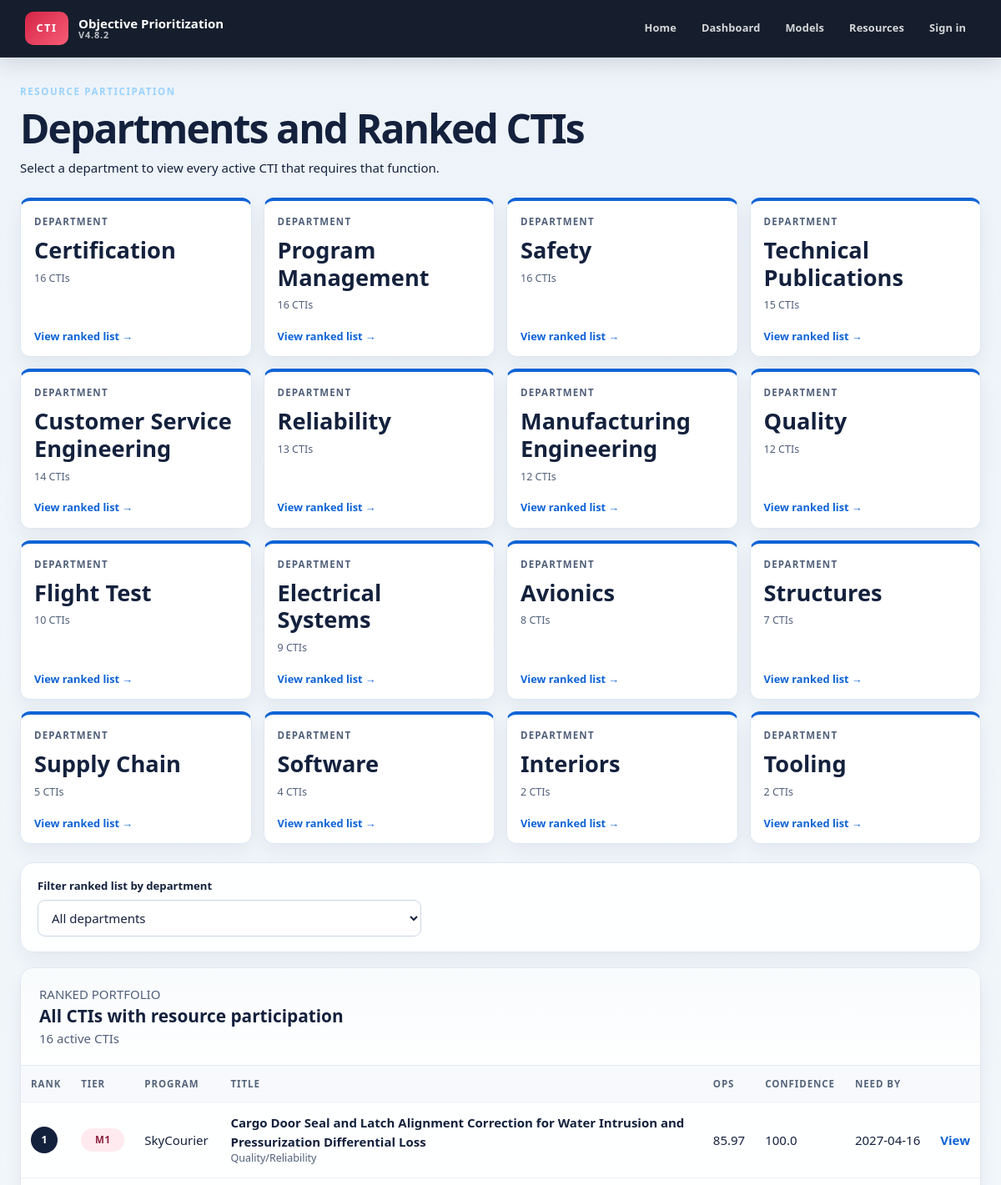
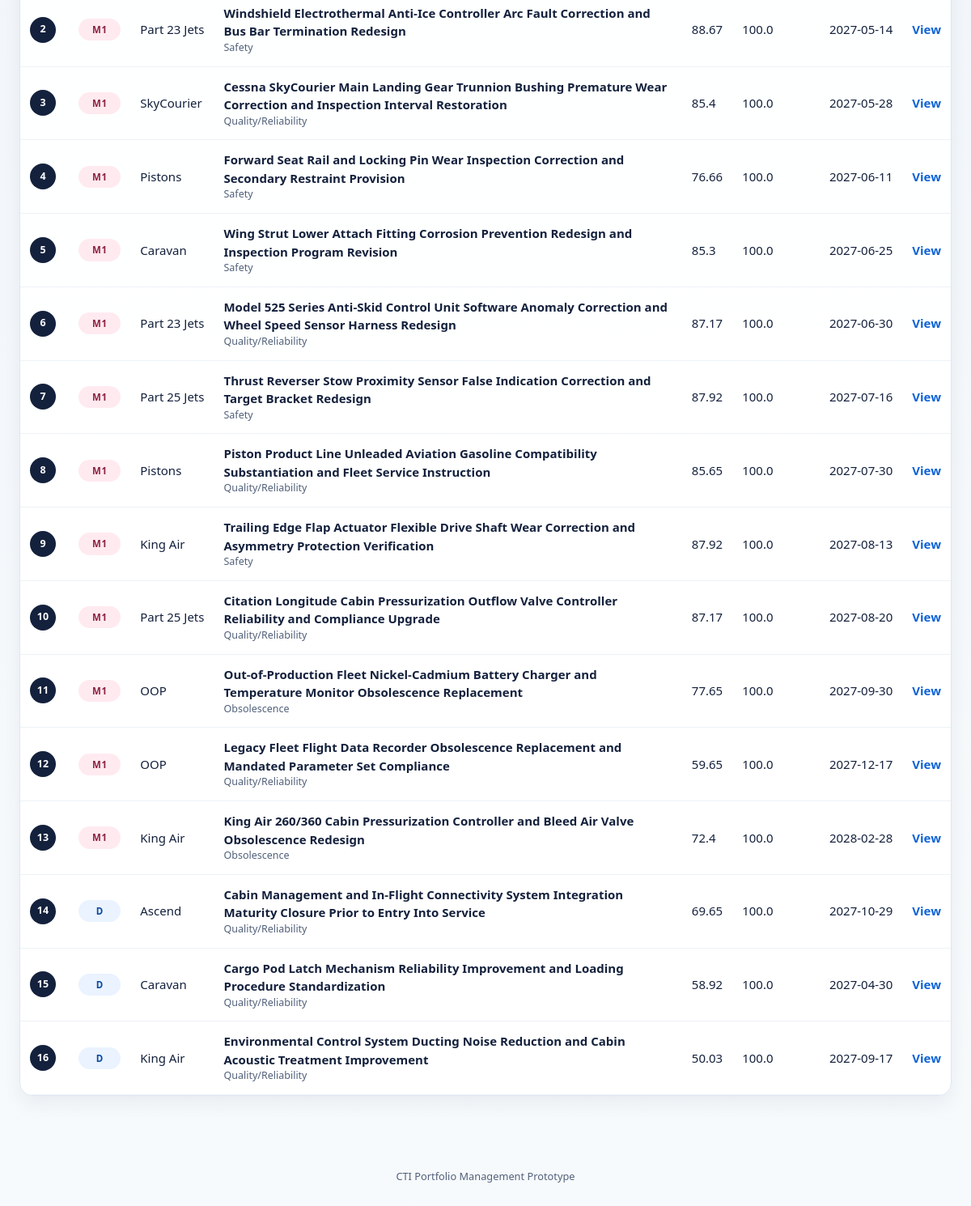
Page /resources on the committed database (2 pictures, top to bottom).
### tables this page shows
CREATE TABLE cti_projects (
    id INTEGER PRIMARY KEY AUTOINCREMENT,
    external_id TEXT,
    title TEXT NOT NULL,
    program TEXT,
    driver TEXT,
    phase TEXT,
    qualification TEXT NOT NULL DEFAULT 'D',
    status TEXT NOT NULL DEFAULT 'Active',
    ops REAL,
    confidence REAL,
    urgency REAL,
    operational REAL,
    customer_fleet REAL,
    financial REAL,
    breadth REAL,
    readiness REAL,
    need_by TEXT,
    target_date TEXT,
    engineering_hours REAL,
    five_year_npv REAL,
    functions_involved REAL,
    aog_events REAL,
    prevented_deliveries REAL,
    delivery_delays REAL,
    line_interruptions REAL,
    repeat_rework REAL,
    affected_fleet_pct REAL,
    evidence_count INTEGER NOT NULL DEFAULT 0,
    milestone_count INTEGER NOT NULL DEFAULT 0,
    problem_statement TEXT,
    business_case TEXT,
    source_file TEXT,
    source_type TEXT,
    template_version TEXT,
    warnings_json TEXT NOT NULL DEFAULT '[]',
    raw_data_json TEXT NOT NULL DEFAULT '{}',
    scoring_json TEXT NOT NULL DEFAULT '{}',
    confidence_json TEXT NOT NULL DEFAULT '{}',
    archived INTEGER NOT NULL DEFAULT 0,
    created_utc TEXT NOT NULL DEFAULT CURRENT_TIMESTAMP,
    modified_utc TEXT NOT NULL DEFAULT CURRENT_TIMESTAMP
, lifecycle_phase TEXT NOT NULL DEFAULT 'Phase 1', extraction_json TEXT NOT NULL DEFAULT '{}', scope_change TEXT, scoring_model_version TEXT, scored_utc TEXT);

### phase2/routes.py (the view)
@phase2_bp.get("/resources")
def resources():
    selected_department = request.args.get("department", "").strip()
    return render_template(
        "phase2/resources.html",
        **resources_view(selected_department),
    )

### phase2/database.py (called while the page is built)
def database_path(app=None):
    app = app or current_app
    configured = app.config.get('CTI_DATABASE')
    path = Path(configured) if configured else Path(app.instance_path) / 'cti.db'
    path.parent.mkdir(parents=True, exist_ok=True)
    return path

def connect(app=None):
    conn = sqlite3.connect(database_path(app))
    conn.row_factory = sqlite3.Row
    conn.execute('PRAGMA foreign_keys = ON')
    conn.execute('PRAGMA journal_mode = WAL')
    return conn

@contextmanager
def connection(app=None):
    conn = connect(app)
    try:
        yield conn
        conn.commit()
    except Exception:
        conn.rollback()
        raise
    finally:
        conn.close()

def fetch_projects_with_departments():
    with connection() as conn:
        rows = conn.execute(
            """
            SELECT DISTINCT p.*
            FROM cti_projects p
            JOIN cti_departments d ON d.project_id = p.id
            WHERE p.archived = 0
            ORDER BY p.created_utc DESC, p.id DESC
            """
        ).fetchall()
        return [dict(row) for row in rows]

def fetch_departments():
    with connection() as conn:
        rows = conn.execute(
            """
            SELECT
                d.department,
                COUNT(DISTINCT d.project_id) AS ctis
            FROM cti_departments d
            JOIN cti_projects p
              ON p.id = d.project_id
            WHERE p.archived = 0
            GROUP BY d.department
            ORDER BY ctis DESC, d.department ASC
            """
        ).fetchall()
        return [dict(row) for row in rows]

### phase2/portfolio.py (called while the page is built)
def resources_view(selected_department=""):
    departments = fetch_departments()
    source_projects = (
        projects_by_department(selected_department)
        if selected_department
        else fetch_projects_with_departments()
    )
    return {
        "departments": departments,
        "selected_department": selected_department,
        "projects": ranked_projects(source_projects),
    }

### phase2/ranking.py (called while the page is built)
def _date_key(value):
    return value or '9999-12-31'

def _score(value):
    return float(value) if value is not None else -1.0

### phase2/templates/phase2/resources.html (shortened to what this page needs)
{% extends "base.html" %}
{% block content %}
<section class="page-heading">
    <div>
        <p class="eyebrow">RESOURCE PARTICIPATION</p>
        <h1>Departments and Ranked CTIs</h1>
        <p>Select a department to view every active CTI that requires that function.</p>
    </div>
</section>
<section class="program-card-grid" aria-label="Departments">
    {% for department in departments %}
    <a
        class="program-card{% if selected_department == department.department %} is-active{% endif %}"
        href="{{ url_for('phase2.resources', department=department.department) }}"
    >
        <span class="program-card-label">Department</span>
        <strong>{{ department.department }}</strong>
        <small>{{ department.ctis }} CTI{% if department.ctis != 1 %}s{% endif %}</small>
        <span class="program-card-action">View ranked list →</span>
    </a>
    {% else %}
    <article class="panel program-empty-state">
        <h2>No resource participation stored yet</h2>
        <p>Create or review a CTI and select its participating departments.</p>
    </article>
    {% endfor %}
</section>
{% if departments %}
<section class="panel portfolio-filter-panel">
    <form method="get" action="{{ url_for('phase2.resources') }}" class="portfolio-filter-form">
        <label class="field">
            <span>Filter ranked list by department</span>
            <select name="department" onchange="this.form.submit()">
                <option value="">All departments</option>
            </select>
        </label>
    </form>
</section>
{% endif %}
<section class="panel table-panel">
    <div class="table-toolbar">
        <div>
            <p class="eyebrow">RANKED PORTFOLIO</p>
            <h2>
                {% if selected_department %}
                    CTIs involving {{ selected_department }}
                {% else %}
                    All CTIs with resource participation
                {% endif %}
            </h2>
            <p>{{ projects|length }} active CTI{% if projects|length != 1 %}s{% endif %}</p>
        </div>
    </div>
    <div class="table-wrap">
        <table class="portfolio-table">
            <thead>
                <tr>
                    <th>Rank</th>
                    <th>Tier</th>
                    <th>Program</th>
                    <th>Title</th>
                    <th>OPS</th>
                    <th>Confidence</th>
                    <th>Need By</th>
                    <th></th>
                </tr>
            </thead>
            <tbody>
                {% for project in projects %}
                <tr>
                    <td><span class="rank-badge">{{ loop.index }}</span></td>
                    <td>
                        <span class="tier tier-{{ project.qualification|default('d', true)|lower|replace(' ', '-') }}">
                            {{ project.qualification|default('D', true) }}
                        </span>
                    </td>
                    <td>{{ project.program|default('Unassigned', true) }}</td>
                    <td>
                        <strong>{{ project.title|default('Untitled CTI', true) }}</strong>
                        <small>{{ project.driver|default('', true) }}</small>
                    </td>
                    <td>{{ project.ops if project.ops is not none else '—' }}</td>
                    <td>{{ project.confidence if project.confidence is not none else '—' }}</td>
                    <td>{{ project.need_by|default('Missing', true) }}</td>
                    <td>
                        <a class="table-link" href="{{ url_for('phase2.project', project_id=project.id) }}">View</a>
                    </td>
                </tr>
                {% endfor %}
            </tbody>
        </table>
    </div>
</section>
{% endblock %}

### templates/base.html (shortened to what this page needs)
<!doctype html>
<html lang="en">
<head>
  <link rel="stylesheet" href="{{ url_for('static', filename='style.css') }}">
</head>
<body>
  <header class="topbar">
    <a class="brand" href="{{ url_for('main.home') }}" aria-label="CTI home">
      <span class="brand-mark">CTI</span>
      <span class="brand-copy">
        Objective Prioritization
        <small>V4.8.2</small>
      </span>
    </a>
    <nav class="main-nav" aria-label="Main navigation">
      <a href="{{ url_for('main.home') }}">Home</a>
      <a href="{{ url_for('phase2.dashboard') }}">Dashboard</a>
      <a href="{{ url_for('phase2.models') }}">Models</a>
      <a href="{{ url_for('phase2.resources') }}">Resources</a>
      {% if current_user.is_authenticated %}
        <span class="nav-user">{{ current_user.display_name }} ({{ current_user.role|replace('_', ' ') }})</span>
        <form method="post" action="{{ url_for('auth.logout') }}" class="nav-logout"><button type="submit">Sign out</button></form>
      {% else %}
        <a href="{{ url_for('auth.login') }}">Sign in</a>
      {% endif %}
    </nav>
  </header>
  <main class="page-shell">
    {% block content %}{% endblock %}
  </main>
  <footer class="footer">CTI Portfolio Management Prototype</footer>
</body>
</html>

### rows in the picture
cti_projects: qualification "M1", program "SkyCourier", title "Cargo Door Seal and Latch Alignment Correction for Water Intrusion and Pressurization Differential Loss", driver "Quality/Reliability", ops "85.97", confidence "100.0", need_by "2027-04-16"
cti_projects: qualification "M1", program "Part 23 Jets", title "Windshield Electrothermal Anti-Ice Controller Arc Fault Correction and Bus Bar Termination Redesign", driver "Safety", ops "88.67", confidence "100.0", need_by "2027-05-14"
cti_projects: qualification "M1", program "SkyCourier", title "Cessna SkyCourier Main Landing Gear Trunnion Bushing Premature Wear Correction and Inspection Interval Restoration", driver "Quality/Reliability", ops "85.4", confidence "100.0", need_by "2027-05-28"
cti_projects: qualification "M1", program "Pistons", title "Forward Seat Rail and Locking Pin Wear Inspection Correction and Secondary Restraint Provision", driver "Safety", ops "76.66", confidence "100.0", need_by "2027-06-11"
cti_projects: qualification "M1", program "Caravan", title "Wing Strut Lower Attach Fitting Corrosion Prevention Redesign and Inspection Program Revision", driver "Safety", ops "85.3", confidence "100.0", need_by "2027-06-25"
cti_projects: qualification "M1", program "Part 23 Jets", title "Model 525 Series Anti-Skid Control Unit Software Anomaly Correction and Wheel Speed Sensor Harness Redesign", driver "Quality/Reliability", ops "87.17", confidence "100.0", need_by "2027-06-30"
cti_projects: qualification "M1", program "Part 25 Jets", title "Thrust Reverser Stow Proximity Sensor False Indication Correction and Target Bracket Redesign", driver "Safety", ops "87.92", confidence "100.0", need_by "2027-07-16"
cti_projects: qualification "M1", program "Pistons", title "Piston Product Line Unleaded Aviation Gasoline Compatibility Substantiation and Fleet Service Instruction", driver "Quality/Reliability", ops "85.65", confidence "100.0", need_by "2027-07-30"
cti_projects: qualification "M1", program "King Air", title "Trailing Edge Flap Actuator Flexible Drive Shaft Wear Correction and Asymmetry Protection Verification", driver "Safety", ops "87.92", confidence "100.0", need_by "2027-08-13"
cti_projects: qualification "M1", program "Part 25 Jets", title "Citation Longitude Cabin Pressurization Outflow Valve Controller Reliability and Compliance Upgrade", driver "Quality/Reliability", ops "87.17", confidence "100.0", need_by "2027-08-20"
cti_projects: qualification "M1", program "OOP", title "Out-of-Production Fleet Nickel-Cadmium Battery Charger and Temperature Monitor Obsolescence Replacement", driver "Obsolescence", ops "77.65", confidence "100.0", need_by "2027-09-30"
cti_projects: qualification "M1", program "OOP", title "Legacy Fleet Flight Data Recorder Obsolescence Replacement and Mandated Parameter Set Compliance", driver "Quality/Reliability", ops "59.65", confidence "100.0", need_by "2027-12-17"
cti_projects: qualification "M1", program "King Air", title "King Air 260/360 Cabin Pressurization Controller and Bleed Air Valve Obsolescence Redesign", driver "Obsolescence", ops "72.4", confidence "100.0", need_by "2028-02-28"
cti_projects: qualification "D", program "Ascend", title "Cabin Management and In-Flight Connectivity System Integration Maturity Closure Prior to Entry Into Service", driver "Quality/Reliability", ops "69.65", confidence "100.0", need_by "2027-10-29"
cti_projects: qualification "D", program "Caravan", title "Cargo Pod Latch Mechanism Reliability Improvement and Loading Procedure Standardization", driver "Quality/Reliability", ops "58.92", confidence "100.0", need_by "2027-04-30"
cti_projects: qualification "D", program "King Air", title "Environmental Control System Ducting Noise Reduction and Cabin Acoustic Treatment Improvement", driver "Quality/Reliability", ops "50.03", confidence "100.0", need_by "2027-09-17"

### other values in the picture
{{ department.department }} "Certification" "Program Management" "Safety" "Technical Publications" "Customer Service Engineering" "Reliability" "Manufacturing Engineering" "Quality" "Flight Test" "Electrical Systems" "Avionics" "Structures" "Supply Chain" "Software" "Interiors" "Tooling"
{{ department.ctis }} "16" "16" "16" "15" "14" "13" "12" "12" "10" "9" "8" "7" "5" "4" "2" "2"
{{ projects|length }} "16"
